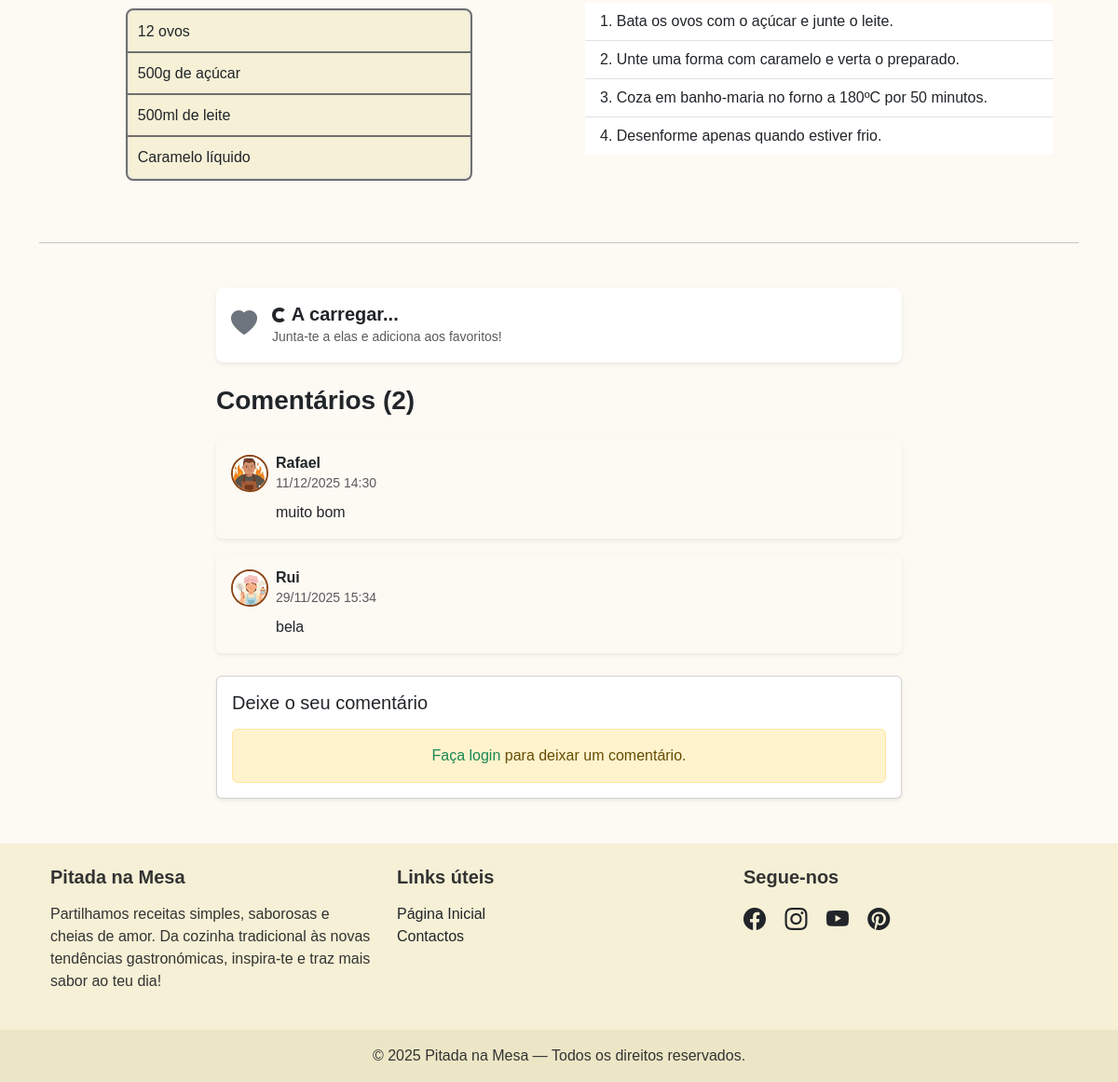
The page /receita.php?id=45 (lower part) on the database as committed earlier.
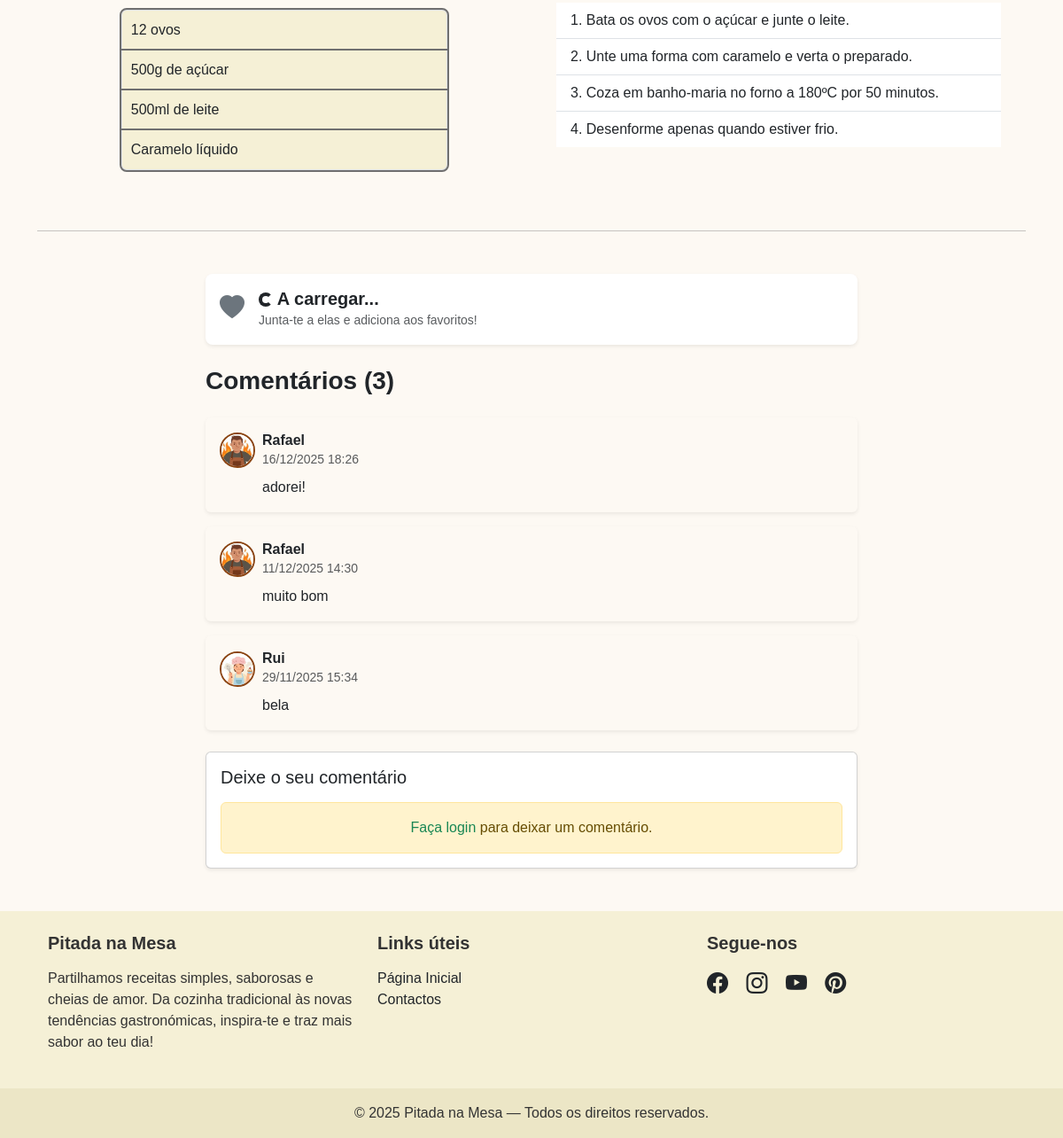
The same page on the database as committed later.
### tables this page shows
CREATE TABLE IF NOT EXISTS `ingredientes` (
  `id` int NOT NULL AUTO_INCREMENT,
  `id_receita` int NOT NULL,
  `nome` varchar(255) NOT NULL,
  PRIMARY KEY (`id`)
);

CREATE TABLE IF NOT EXISTS `preparacao` (
  `id` int NOT NULL AUTO_INCREMENT,
  `id_receita` int NOT NULL,
  `passo` text NOT NULL,
  `ordem` int NOT NULL,
  PRIMARY KEY (`id`)
);

CREATE TABLE IF NOT EXISTS `comentarios` (
  `id` int NOT NULL AUTO_INCREMENT,
  `id_receita` int NOT NULL,
  `id_utilizador` int NOT NULL,
  `comentario` text NOT NULL,
  `data_comentario` datetime DEFAULT CURRENT_TIMESTAMP,
  PRIMARY KEY (`id`)
);

CREATE TABLE IF NOT EXISTS `dados_perfil` (
  `id` int NOT NULL AUTO_INCREMENT,
  `id_utilizador` int NOT NULL,
  `idade` int DEFAULT NULL,
  `prato_favorito` varchar(255) DEFAULT NULL,
  `avatar` varchar(50) DEFAULT 'avpadrao.jpg',
  PRIMARY KEY (`id`)
);

CREATE TABLE IF NOT EXISTS `utilizadores` (
  `iduser` int NOT NULL AUTO_INCREMENT,
  `utilizador` varchar(100) NOT NULL,
  `email` varchar(100) NOT NULL,
  `pass` varchar(60) NOT NULL,
  `estado` tinyint(1) DEFAULT '1',
  PRIMARY KEY (`iduser`) USING BTREE,
  UNIQUE KEY `email` (`email`)
);

### receita.php (the view, shortened to what the changed rows need)
<?php
require('includes/connection.php');
$id_receita = $_GET['id'];
$stmtIng = $dbh->prepare("SELECT * FROM ingredientes WHERE id_receita = ?");
$stmtIng->execute([$id_receita]);
$ingredientes = $stmtIng->fetchAll(PDO::FETCH_ASSOC);
$stmtPrep = $dbh->prepare("SELECT * FROM preparacao WHERE id_receita = ? ORDER BY ordem ASC");
$stmtPrep->execute([$id_receita]);
$passos = $stmtPrep->fetchAll(PDO::FETCH_ASSOC);
$sqlComentarios = "
    SELECT c.*, u.utilizador, dp.avatar
    FROM comentarios c
    JOIN utilizadores u ON c.id_utilizador = u.iduser
    LEFT JOIN dados_perfil dp ON u.iduser = dp.id_utilizador
    WHERE c.id_receita = ?
    ORDER BY c.data_comentario DESC
";
$stmtComments = $dbh->prepare($sqlComentarios);
$stmtComments->execute([$id_receita]);
$lista_comentarios = $stmtComments->fetchAll(PDO::FETCH_ASSOC);
?>
<!DOCTYPE html>
<html lang="pt">
<head>
  <link href="css/bootstrap.min.css" rel="stylesheet">
  <link href="css/bootstrap-icons.min.css" rel="stylesheet">
  <link href="css/style.css" rel="stylesheet">
</head>
<body>
<div class="container">
        <div class="container overflow-hidden">
            <div class="row gx-4 py-1 align-items-start">
                <div class="col-12 col-md-6 d-flex flex-column align-items-center">
                    <div class="p-3 w-75 mt-2 mx-auto">
                        <ul class="list-group">
                            <?php foreach($ingredientes as $ing): ?>
                                <li class="list-group-item bg-receita"><?php echo htmlspecialchars($ing['nome']); ?></li>
                            <?php endforeach; ?>
                        </ul>
                    </div>
                </div>
                <div class="col-12 col-md-6">
                    <div class="p-3">
                        <ul class="list-group list-group-flush list-group-numbered">
                            <?php foreach($passos as $passo): ?>
                                <li class="list-group-item"><?php echo htmlspecialchars($passo['passo']); ?></li>
                            <?php endforeach; ?>
                        </ul>
                    </div>
                </div>
            </div>
        </div>
        <div class="row justify-content-center mb-5">
            <div class="col-md-8">
                <div class="d-flex align-items-center mb-4 p-3 rounded-3 shadow-sm" style="background-color: white;">
                    <div class="me-3">
                    </div>
                    <div>
                    </div>
                </div>
                <h3 class="fw-bold mb-4">Comentários (<?php echo count($lista_comentarios); ?>)</h3>
                <div class="mb-4" id="lista-comentarios">
                    <?php if (count($lista_comentarios) > 0): ?>
                        <?php foreach($lista_comentarios as $com): ?>
                            <?php
                                $avatar_final = "imgs/avatar/avpadrao.jpg";
                                $avatar_db = $com['avatar'];
                                if (!empty($avatar_db) && $avatar_db != 'default') {
                                    if (file_exists("imgs/avatar/" . $avatar_db)) {
                                        $avatar_final = "imgs/avatar/" . $avatar_db;
                                    } elseif (file_exists($avatar_db)) {
                                        $avatar_final = $avatar_db;
                                    }
                                }
                            ?>
                            <div class="card mb-3 border-0 shadow-sm comentario-item" style="background-color: rgb(253, 249, 243);">
                                <div class="card-body">
                                    <div class="d-flex align-items-center mb-2">
                                        <img src="<?php echo $avatar_final; ?>" class="rounded-circle me-2" width="40" height="40" style="object-fit: cover; border: 2px solid #8B4513;">
                                        <div>
                                            <h6 class="fw-bold mb-0"><?php echo htmlspecialchars($com['utilizador']); ?></h6>
                                            <small class="text-muted"><?php echo date('d/m/Y H:i', strtotime($com['data_comentario'])); ?></small>
                                        </div>
                                    </div>
                                    <p class="card-text ps-5"><?php echo nl2br(htmlspecialchars($com['comentario'])); ?></p>
                                </div>
                            </div>
                        <?php endforeach; ?>
                    <?php else: ?>
                        <p class="text-muted fst-italic">Ainda não existem comentários. Seja o primeiro!</p>
                    <?php endif; ?>
                </div>
                <div class="card shadow-sm">
                    <div class="card-body">
                    </div>
                </div>
            </div>
        </div>
    </div>
</body>
</html>

Rows that differ between the two databases and show on the page:
added comentarios: dados_perfil.avatar (picture), id_utilizador.utilizador "Rafael", data_comentario "16/12/2025 18:26", comentario "adorei!"
Other text that changed with them:
count($lista_comentarios): "2" → "3"
